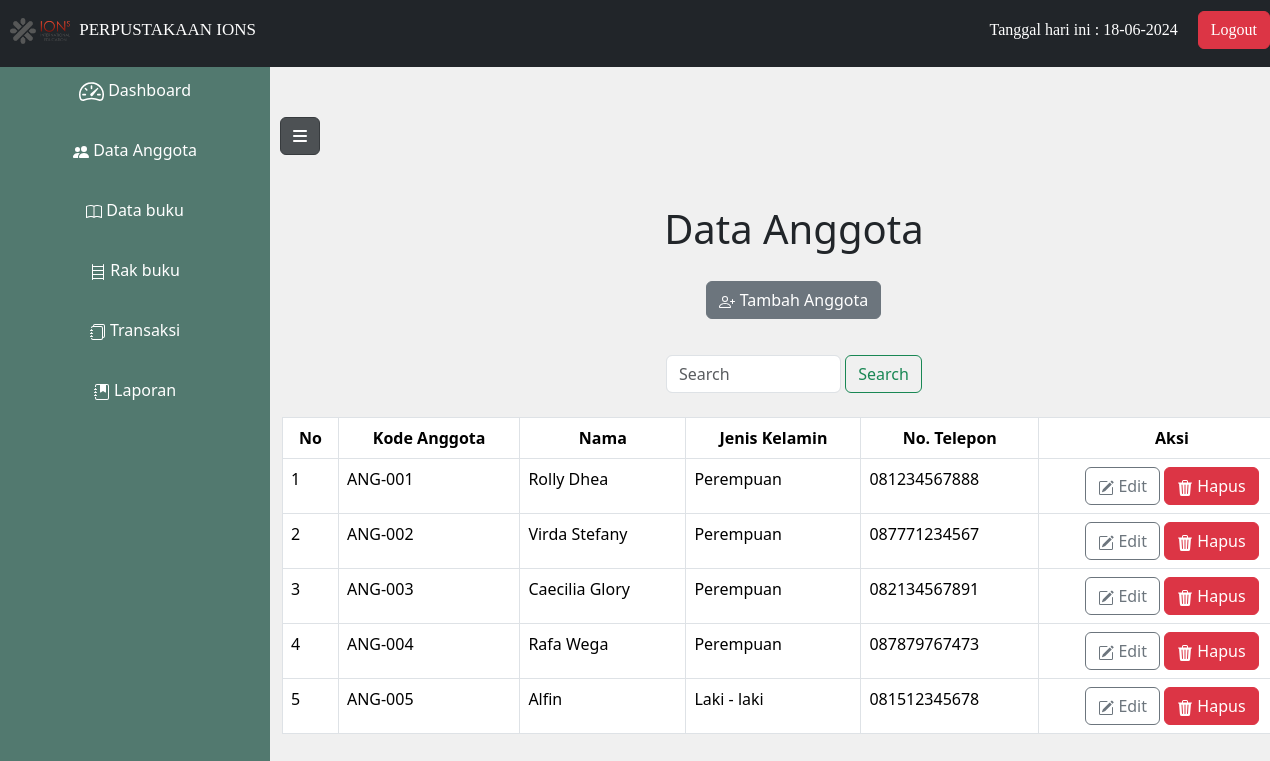
The page /dataanggota.php on the database its author committed.
### tables this page shows
CREATE TABLE `anggota` (
  `id_anggota` int(11) NOT NULL,
  `kode_anggota` varchar(10) NOT NULL,
  `nama_anggota` varchar(50) NOT NULL,
  `jenis_kelamin` varchar(20) NOT NULL,
  `no_telp` varchar(15) NOT NULL
);

### dataanggota.php (the view, shortened to what this page needs)
<!DOCTYPE html>
<html lang="en">
<head>
    <link rel="stylesheet" href="bentuk.css">
    <link rel="stylesheet" href="https://cdnjs.cloudflare.com/ajax/libs/font-awesome/6.4.2/css/all.min.css">
    <link href="https://cdn.jsdelivr.net/npm/bootstrap@5.3.3/dist/css/bootstrap.min.css" rel="stylesheet">
</head>
<body class="sb-nav-fixed">
    <nav class="sb-topnav navbar navbar-expand navbar-dark bg-dark" style="padding-bottom: 15px; font-family:baufra;">
        <div class="navbar-left">
        <h1 class="nav1" style="font-size: 17px;"><img src="ions.png" alt="logo ions" style="width: 60px; height: auto; margin-right: 5px;"> PERPUSTAKAAN IONS</h1>
        </div>
        <div class="navbar-center">
            <div class="date">
                <?php echo "Tanggal hari ini : " . date("d-m-Y"); ?>
            </div>
        </div>
        <div class="navbar-right">
            <a href="logout.php"><button type="button" class="btn btn-danger">Logout</button></a>
        </div>
    </nav>
    <div id="layoutSidenav_content">
        <button id="sidebarToggleBtn" class="btn btn-dark active" style="margin-top: 50px;">
            <i class="fas fa-bars"></i>
        </button>
        <div class="sidebar active">
            <ul>
                <li type="button"><a href="dashboard.php" style="text-decoration: none; color: white;"> Dashboard</a></li>
                <li type="button"><a href="dataanggota.php" style="text-decoration: none; color: white;"> Data Anggota</a></li>
                <li type="button"><a href="databuku.php" style="text-decoration: none; color: white;"> Data buku</a></li>
                <li type="button"><a href="datarak.php" style="text-decoration: none; color: white;"><svg xmlns="http://www.w3.org/2000/svg" width="16" height="16" fill="currentColor" class="bi bi-bookshelf" viewBox="0 0 16 16"><path d="M2.5 0a.5.5 0 0 1 .5.5V2h10V.5a.5.5 0 0 1 1 0v15a.5.5 0 0 1-1 0V15H3v.5a.5.5 0 0 1-1 0V.5a.5.5 0 0 1 .5-.5M3 14h10v-3H3zm0-4h10V7H3zm0-4h10V3H3z"/></svg> Rak buku</a></li>
                <li type="button"><a href="datatransaksi.php" style="text-decoration: none; color: white;"> Transaksi</a></li>
                <li type="button"><a href="datalaporan.php" style="text-decoration: none; color: white;"> Laporan</a></li>
            </ul>
        </div>
        <div class="container-fluid ">
        <center>
        <h1 style="margin-top:50px;">Data Anggota</h1>
        <a class="btn btn-secondary" href="form_anggota.php" role="button" style="margin-top:20px; margin-bottom:20px;">
        Tambah Anggota</a>
        <form action="dataanggota.php" method="get" class="d-flex mt-3 col-3" role="search">
        <input class="form-control me-1" type="search" placeholder="Search" aria-label="Search" name="cari">
        <button class="btn btn-outline-success" type="submit">Search</button>
        </form>
        <br>
        <table class="table table-bordered center">
        <thead align=center>
            <tr>
                <th>No</th>
                <th>Kode Anggota</th>
                <th>Nama</th>
                <th>Jenis Kelamin</th>
                <th>No. Telepon</th>
                <th>Aksi</th>
            </tr>
        </thead>
    <?php
    include 'koneksi.php';
    if(isset($_GET['cari'])){
    $cari = $_GET['cari'];
    $query = "SELECT * FROM anggota WHERE nama_anggota LIKE '%$cari%'";
    } else {
    $query = "SELECT * FROM anggota";
    }
    $result = mysqli_query($connect, $query);
    if(mysqli_num_rows($result) > 0) {
    $no = 1;
    while($data = mysqli_fetch_array($result)) {
    ?>
        <tbody>
            <tr>
                <td><?php echo $no++; ?></td>
                <td><?php echo $data['kode_anggota'] ?></td>
                <td><?php echo $data['nama_anggota'] ?></td>
                <td><?php echo $data['jenis_kelamin'] ?></td>
                <td><?php echo $data['no_telp'] ?></td>
                <td>
                <center>
                    <a href="edit_anggota.php?id_anggota=<?php echo $data['id_anggota']; ?>"> <button type="button" class="btn btn-outline-secondary">
                    Edit</button></a>
                    <a href="hapus_anggota.php?id_anggota=<?php echo $data['id_anggota']; ?>">  <button type="button" class="btn btn-danger">
                    Hapus</button></a>
                </center>
                </td>
            </tr>
        </tbody>
        <?php
        }
    } else {
    echo "Data anggota tidak ditemukan.";
    }
    ?>
    </table>
    </center>
    </div>
</body>
</html>

### bentuk.css (style rules this page uses)
.nav1 { margin-left: 10px; color: white; font-size:larger; margin-top: 10px; }
.sidebar { height: 100%; top: 0; width: 270px; background: #f0f0f0; text-align: center; position: fixed; overflow-x: hidden; padding-top: 60px; background-color: #52796F; top: 0; left: -270px; transition: left 0.3s ease-in-out; }
#sidebarToggleBtn { position: relative; top: 0; left: 0px; }
#sidebarToggleBtn.active { left: 280px; z-index: 1; transition: left 0.3s ease-in-out; }
.sidebar.active { left: 0px; }
.container-fluid { transition: width 0.3s ease-in-out, margin-left 0.3s ease-in-out; width: 100%; margin-left: 10px; }
.container-fluid.active { width: 82.5%; margin-left: 270px; }
.sidebar ul { list-style: none; padding: 0; margin: 0; }
.sidebar ul li { line-height: 60px; list-style: none; color: white; font-size: 16px; padding: 0 20px; box-sizing: border-box; }
.sb-topnav { display: flex; justify-content: space-between; align-items: center; padding: 10px; z-index: 1; }
.navbar-left { flex: 1; }
.navbar-right { color: white; display: flex; align-items: center; }
.navbar-center { color: white; display: flex; padding-right: 20px; }
.sb-nav-fixed { background-color: #f0f0f0; }
#layoutSidenav_content { position: relative; margin-left: 0; }

### rows shown on the page
anggota: kode_anggota "ANG-001", nama_anggota "Rolly Dhea", jenis_kelamin "Perempuan", no_telp "081234567888"
anggota: kode_anggota "ANG-002", nama_anggota "Virda Stefany", jenis_kelamin "Perempuan", no_telp "087771234567"
anggota: kode_anggota "ANG-003", nama_anggota "Caecilia Glory", jenis_kelamin "Perempuan", no_telp "082134567891"
anggota: kode_anggota "ANG-004", nama_anggota "Rafa Wega", jenis_kelamin "Perempuan", no_telp "087879767473"
anggota: kode_anggota "ANG-005", nama_anggota "Alfin", jenis_kelamin "Laki - laki", no_telp "081512345678"
